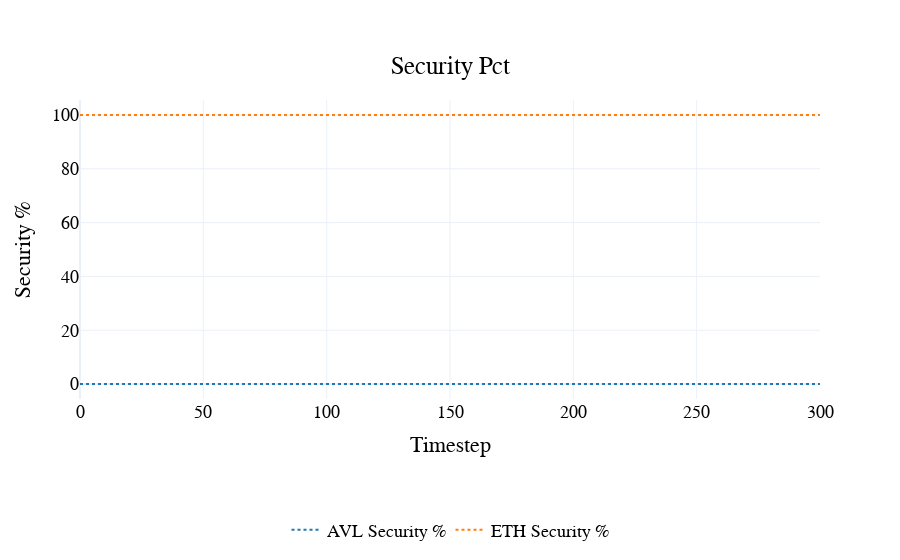

The code cell stored with this chart in its notebook:
### Code cell
fig= visualizations.plot_security_pct(
    df
)
pio.show(fig)

### Figure 1 — Plotly figure (JSON) as saved in the notebook; plotly's stock layout.template omitted (floating-point values rounded to 4 significant figures; data arrays with more than 128 entries replaced by an {"elided": "..."} marker saying what was removed)
{"data": [{"line": {"color": "#1f77b4", "dash": "dot"}, "name": "AVL Security %", "type": "scatter", "x": {"elided": "1801 int values"}, "y": {"elided": "1801 int values"}}, {"line": {"color": "#ff7f0e", "dash": "dot"}, "name": "ETH Security %", "type": "scatter", "x": {"elided": "1801 int values"}, "y": {"elided": "1801 int values"}}], "layout": {"font": {"color": "black", "family": "Arial", "size": 18}, "hovermode": "x unified", "legend": {"orientation": "h", "x": 0.5, "xanchor": "center", "y": -0.5, "yanchor": "bottom"}, "paper_bgcolor": "rgba(255, 255, 255, 1)", "plot_bgcolor": "rgba(255, 255, 255, 1)", "title": {"text": "Security Pct", "x": 0.5, "xanchor": "center", "y": 0.9, "yanchor": "top"}, "xaxis": {"title": {"text": "Timestep"}}, "yaxis": {"title": {"text": "Security %"}}}}
